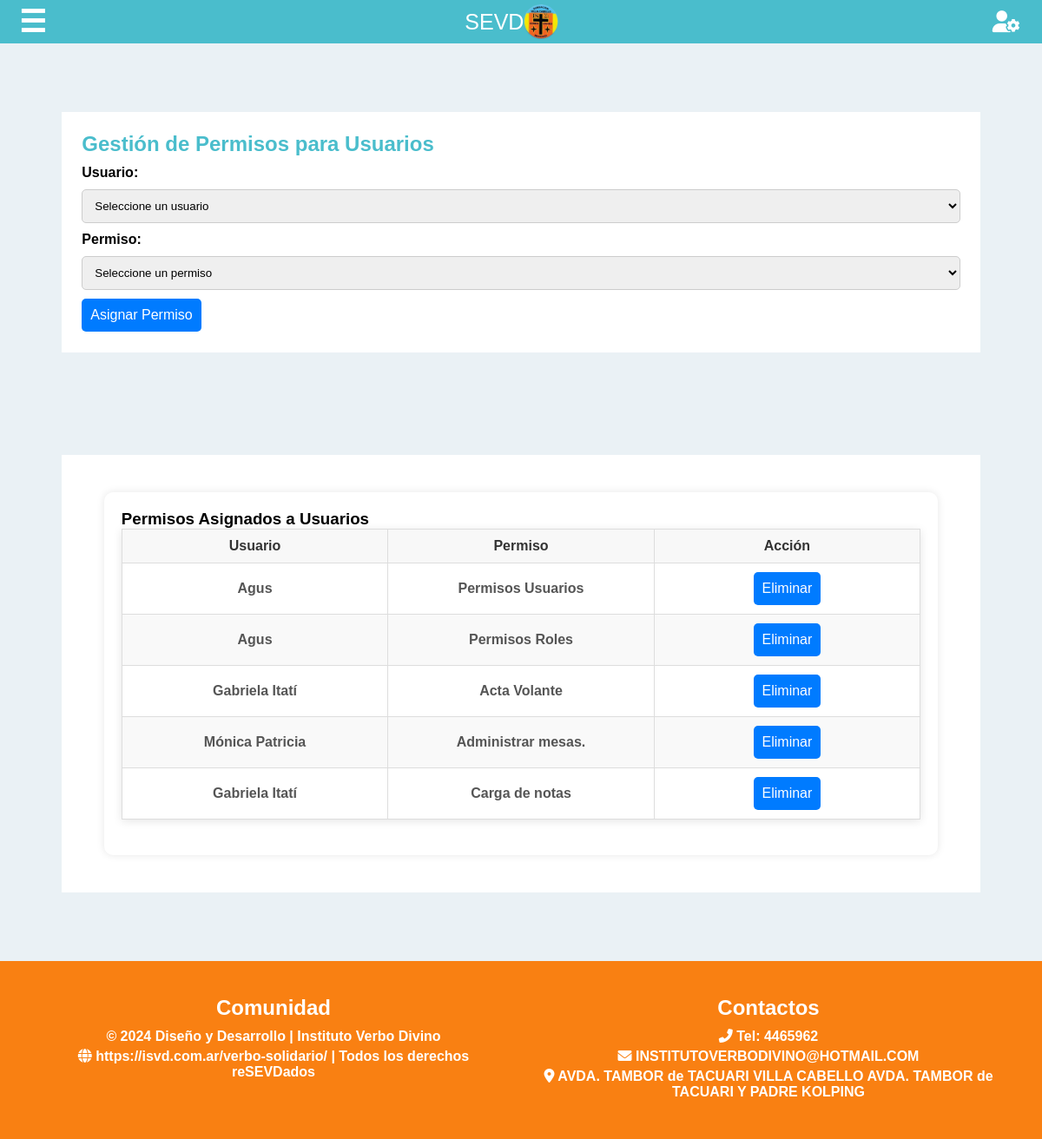
The app's page /index.php?modulo=permisos_usuarios (signed in) with its own data.
### tables this page shows
CREATE TABLE `usuarios_permisos` (
  `idusuario` int(11) NOT NULL,
  `idpermiso` int(11) NOT NULL
);

CREATE TABLE `usuarios` (
  `idusuario` int(11) NOT NULL,
  `nombre` varchar(20) NOT NULL,
  `clave` varchar(80) NOT NULL,
  `idrol` int(11) NOT NULL,
  `dni` int(8) UNSIGNED DEFAULT NULL,
  `apellido` varchar(20) NOT NULL,
  `correo` varchar(50) NOT NULL,
  `nombreusuario` varchar(20) NOT NULL,
  `verificacion` enum('pendiente','verificado') NOT NULL DEFAULT 'pendiente'
);

CREATE TABLE `permisos` (
  `idpermiso` int(11) NOT NULL,
  `nombre` varchar(50) NOT NULL,
  `descripcion` varchar(100) NOT NULL,
  `modulo` varchar(30) NOT NULL,
  `icono` varchar(50) NOT NULL,
  `eliminado` int(11) NOT NULL DEFAULT 0
);

### php/permisos_usuarios.php (the view, shortened to what this page needs)
<link rel="stylesheet" href="css/Styles_inscripcion_mesas.css">
<section class="main-content">
    <h2>Gestión de Permisos para Usuarios</h2>
    <form action="" method="post">
        <div class="form-group">
            <label for="usuario">Usuario:</label>
            <select name="idusuario" id="usuario" required>
                <option value="">Seleccione un usuario</option>
            </select>
        </div>
        <div class="form-group">
            <label for="permiso">Permiso:</label>
            <select name="idpermiso" id="permiso" required>
                <option value="">Seleccione un permiso</option>
            </select>
        </div>
        <input type="submit" value="Asignar Permiso">
    </form>
</section>
<link rel="stylesheet" href="css/estilo_general.css">
<section class="main-content">
    <section class="academic-status">
        <h3>Permisos Asignados a Usuarios</h3>
        <table border="1">
            <thead>
                <tr>
                    <th>Usuario</th>
                    <th>Permiso</th>
                    <th>Acción</th>
                </tr>
            </thead>
            <tbody>
                <?php
                $sql_asignados = "SELECT usuarios.nombre AS usuario, permisos.nombre AS permiso,
                                usuarios_permisos.idusuario, usuarios_permisos.idpermiso
                                FROM usuarios_permisos
                                JOIN usuarios ON usuarios.idusuario = usuarios_permisos.idusuario
                                JOIN permisos ON permisos.idpermiso = usuarios_permisos.idpermiso";
                $result_asignados = mysqli_query($con, $sql_asignados);
                if (mysqli_num_rows($result_asignados) > 0) {
                    while ($fila = mysqli_fetch_array($result_asignados)) {
                        echo "<tr>
                                <td>{$fila['usuario']}</td>
                                <td>{$fila['permiso']}</td>
                                <td>
                                    <form action='' method='post'>
                                        <input type='hidden' name='accion' value='eliminar'>
                                        <input type='hidden' name='idusuario' value='{$fila['idusuario']}'>
                                        <input type='hidden' name='idpermiso' value='{$fila['idpermiso']}'>
                                        <input type='submit' value='Eliminar' class='btn-eliminar' onclick=\"return confirm('¿Estás seguro de que deseas eliminar este permiso?');\">
                                    </form>
                                </td>
                            </tr>";
                    }
                } else {
                    echo "<tr><td colspan='3'>No hay permisos asignados</td></tr>";
                }
                ?>
            </tbody>
        </table>
    </section>
</section>

### css/Styles_index.css (style rules this page uses)
* { margin: 0; padding: 0; box-sizing: border-box; font-family: 'Montserrat Alternates', sans-serif; }
body { background-image: url(../img/instituto.png); background-repeat: no-repeat; background-size: cover; background-position: center; display: flex; flex-direction: column; min-height: 100vh; margin: 0; font-weight: bold; }
table { width: 100%; border-collapse: collapse; margin-bottom: 20px; border: 1px solid #ddd; box-shadow: 0px 2px 10px rgba(0, 0, 0, 0.1); background-color: #ffffff; table-layout: fixed; }
th, td { padding: 10px; text-align: center; border-bottom: 1px solid #ddd; overflow: hidden; text-overflow: ellipsis; white-space: nowrap; }
th { background-color: #f8f8f8; color: #333; font-weight: bold; }
td { color: #555; }
table thead { background-color: #e6f7ff; }

### css/inicio_sesion.css (style rules this page uses)
body { font-family: Arial, sans-serif; background-color: #f0f0f0; display: flex; flex-direction: column; align-items: center; justify-content: flex-start; min-height: 100vh; margin: 0; }
input[type="text"], input[type="password"], input[type="email"], select { width: 100%; padding: 10px; margin: 10px 0; border: 1px solid #ccc; border-radius: 5px; }
input[type="submit"] { width: 100%; padding: 10px; background-color: #007BFF; color: #fff; border: none; border-radius: 5px; cursor: pointer; font-size: 16px; transition: background-color 0.3s; }

### css/Styles_inscripcion_mesas.css (style rules this page uses)
* { margin: 0; padding: 0; box-sizing: border-box; font-family: 'Montserrat Alternates', sans-serif; }
body { background: #EAF1F5; display: flex; flex-direction: column; min-height: 100vh; }
input[type="submit"] { width: auto; padding: 10px; background-color: #007BFF; color: #fff; border: none; border-radius: 5px; cursor: pointer; font-size: 16px; transition: background-color 0.3s; }
.main-content { background-color: #fff; padding: 2%; margin: 5%; }
.main-content h2 { color: #4abdcc; margin-bottom:1%; }

### css/estilo_general.css (style rules this page uses)
* { margin: 0; padding: 0; box-sizing: border-box; font-family: 'Montserrat Alternates', sans-serif; }
body { background: #EAF1F5; display: flex; flex-direction: column; min-height: 100vh; }
.academic-status { padding: 2%; background-color: #fff; border-radius: 10px; margin: 2% auto; max-width: 95%; box-shadow: 0 0 10px rgba(0, 0, 0, 0.1); }
table { width: 100%; min-width: 600px; }
.academic-status table { width: 100%; border-collapse: collapse; }
.academic-status table thead { background-color: #4abdcc; color: white; }
.academic-status table th, .academic-status table td { padding: 10px; text-align: center; border: 1px solid #ddd; }
.academic-status table tbody tr:nth-child(even) { background-color: #f9f9f9; }
.academic-status table tbody td { font-size: 1em; }

### records on screen
usuarios_permisos: idusuario.nombre "Agus", idpermiso.nombre "Permisos Usuarios"
usuarios_permisos: idusuario.nombre "Agus", idpermiso.nombre "Permisos Roles"
usuarios_permisos: idusuario.nombre "Gabriela Itatí", idpermiso.nombre "Acta Volante"
usuarios_permisos: idusuario.nombre "Mónica Patricia", idpermiso.nombre "Administrar mesas."
usuarios_permisos: idusuario.nombre "Gabriela Itatí", idpermiso.nombre "Carga de notas"
